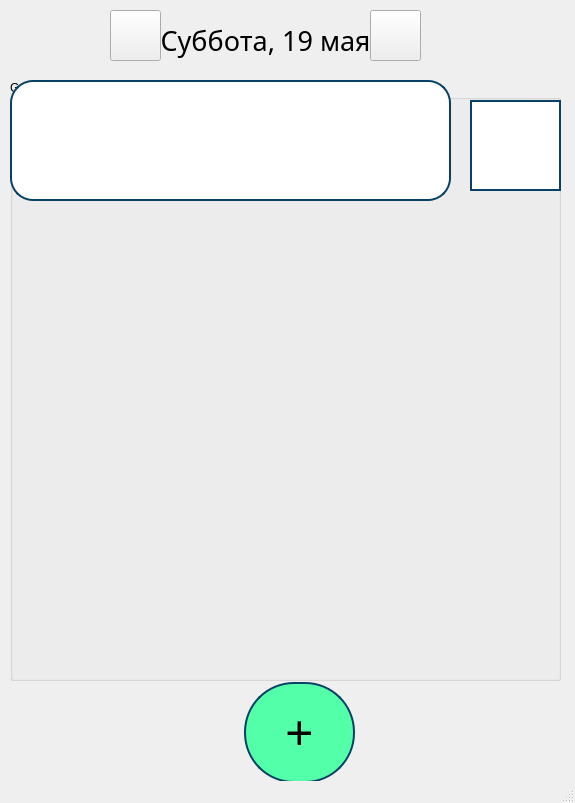
<?xml version="1.0" encoding="UTF-8"?>
<ui version="4.0">
 <class>MainWindow</class>
 <widget class="QMainWindow" name="MainWindow">
  <property name="geometry">
   <rect>
    <x>0</x>
    <y>0</y>
    <width>575</width>
    <height>803</height>
   </rect>
  </property>
  <property name="sizePolicy">
   <sizepolicy hsizetype="Preferred" vsizetype="Preferred">
    <horstretch>0</horstretch>
    <verstretch>0</verstretch>
   </sizepolicy>
  </property>
  <property name="minimumSize">
   <size>
    <width>575</width>
    <height>803</height>
   </size>
  </property>
  <property name="maximumSize">
   <size>
    <width>575</width>
    <height>803</height>
   </size>
  </property>
  <property name="windowTitle">
   <string>MainWindow</string>
  </property>
  <widget class="QWidget" name="centralwidget">
   <widget class="QLabel" name="label">
    <property name="geometry">
     <rect>
      <x>160</x>
      <y>20</y>
      <width>211</width>
      <height>41</height>
     </rect>
    </property>
    <property name="font">
     <font>
      <family>Segoe UI Light</family>
      <pointsize>20</pointsize>
     </font>
    </property>
    <property name="text">
     <string>Суббота, 19 мая</string>
    </property>
    <property name="alignment">
     <set>Qt::AlignCenter</set>
    </property>
   </widget>
   <widget class="QPushButton" name="pushButton">
    <property name="geometry">
     <rect>
      <x>370</x>
      <y>10</y>
      <width>51</width>
      <height>51</height>
     </rect>
    </property>
    <property name="text">
     <string/>
    </property>
   </widget>
   <widget class="QPushButton" name="pushButton_2">
    <property name="geometry">
     <rect>
      <x>110</x>
      <y>10</y>
      <width>51</width>
      <height>51</height>
     </rect>
    </property>
    <property name="text">
     <string/>
    </property>
   </widget>
   <widget class="QPushButton" name="pushButton_3">
    <property name="geometry">
     <rect>
      <x>244</x>
      <y>682</y>
      <width>111</width>
      <height>101</height>
     </rect>
    </property>
    <property name="font">
     <font>
      <pointsize>36</pointsize>
     </font>
    </property>
    <property name="layoutDirection">
     <enum>Qt::LeftToRight</enum>
    </property>
    <property name="styleSheet">
     <string notr="true">border-radius: 50px;                   

border: 2px solid #094065;
background-color: rgb(84, 255, 170);</string>
    </property>
    <property name="text">
     <string>+</string>
    </property>
    <property name="autoDefault">
     <bool>false</bool>
    </property>
   </widget>
   <widget class="QGroupBox" name="groupBox">
    <property name="geometry">
     <rect>
      <x>10</x>
      <y>80</y>
      <width>551</width>
      <height>601</height>
     </rect>
    </property>
    <property name="title">
     <string>GroupBox</string>
    </property>
    <widget class="QPushButton" name="pushButton_4">
     <property name="geometry">
      <rect>
       <x>0</x>
       <y>0</y>
       <width>441</width>
       <height>121</height>
      </rect>
     </property>
     <property name="styleSheet">
      <string notr="true">border-radius: 23px;                   
background-color: rgb(255, 255, 255);
border: 2px solid #094065;</string>
     </property>
     <property name="text">
      <string/>
     </property>
    </widget>
    <widget class="QPushButton" name="pushButton_5">
     <property name="geometry">
      <rect>
       <x>460</x>
       <y>20</y>
       <width>91</width>
       <height>91</height>
      </rect>
     </property>
     <property name="styleSheet">
      <string notr="true">background-color: rgb(255, 255, 255);
border: 2px solid #094065;</string>
     </property>
     <property name="text">
      <string/>
     </property>
    </widget>
   </widget>
   <zorder>groupBox</zorder>
   <zorder>label</zorder>
   <zorder>pushButton</zorder>
   <zorder>pushButton_2</zorder>
   <zorder>pushButton_3</zorder>
  </widget>
  <widget class="QStatusBar" name="statusbar"/>
 </widget>
 <resources/>
 <connections/>
</ui>
